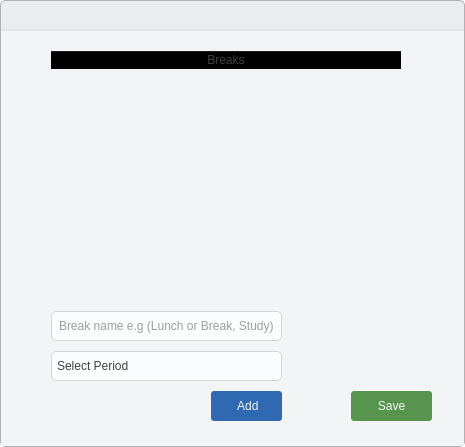
<?xml version="1.0" encoding="UTF-8"?>
<ui version="4.0">
 <class>AddBreak</class>
 <widget class="QDialog" name="AddBreak">
  <property name="geometry">
   <rect>
    <x>0</x>
    <y>0</y>
    <width>465</width>
    <height>447</height>
   </rect>
  </property>
  <property name="windowTitle">
   <string>Dialog</string>
  </property>
  <property name="styleSheet">
   <string notr="true">* {
	background: transparent;
	border: none;
	color: #414141;
}

QComboBox{
	border: 1px solid #D3D4D6;
	border-radius: 5px;
	padding-left: 5px;
	outline: none;
	background: #FBFCFE;
}

QComboBox::drop-down{
	background: transparent;
}

QComboBox::down-arrow{
	image: url(':/icons/icons/drop_down.svg');
	height: 24px;
	width: 24px;
}

QSpinBox{
	border: 1px solid #D3D4D6;
	border-radius: 5px;
	padding-left: 5px;
	background: #FBFCFE;
}

QSpinBox:down-button{
	background: transparent;
}

QSpinBox:up-button{
	background: transparent;
}

QSpinBox:down-arrow{
	image: url(':/icons/icons/drop_down.svg');
	height: 24px;
	width: 24px;
}

QSpinBox:up-arrow{
	image: url(':/icons/icons/drop_up.svg');
	height: 24px;
	width: 24px;
}

QLineEdit{
	border: 1px solid #D3D4D6;
	border-radius: 5px;
	padding-left: 5px;
	background: #FBFCFE;
}

QWidget#main_container {
	background: #EBECEF;
	border-radius: 5px;
	border: 1px solid #B1B1B1;
}

QWidget#container {
	background: #F3F4F6;
}

#close_btn:hover{
	background: #DC2626;
}

#toolbar{
	border-bottom: 2px solid #E3E4E6;
}</string>
  </property>
  <layout class="QVBoxLayout" name="verticalLayout_2">
   <property name="spacing">
    <number>0</number>
   </property>
   <property name="leftMargin">
    <number>0</number>
   </property>
   <property name="topMargin">
    <number>0</number>
   </property>
   <property name="rightMargin">
    <number>0</number>
   </property>
   <property name="bottomMargin">
    <number>0</number>
   </property>
   <item>
    <widget class="QWidget" name="main_container" native="true">
     <layout class="QVBoxLayout" name="verticalLayout">
      <property name="spacing">
       <number>0</number>
      </property>
      <property name="leftMargin">
       <number>1</number>
      </property>
      <property name="topMargin">
       <number>1</number>
      </property>
      <property name="rightMargin">
       <number>1</number>
      </property>
      <property name="bottomMargin">
       <number>1</number>
      </property>
      <item>
       <widget class="QWidget" name="toolbar" native="true">
        <property name="maximumSize">
         <size>
          <width>16777215</width>
          <height>30</height>
         </size>
        </property>
        <widget class="QPushButton" name="close_btn">
         <property name="geometry">
          <rect>
           <x>430</x>
           <y>0</y>
           <width>35</width>
           <height>30</height>
          </rect>
         </property>
         <property name="focusPolicy">
          <enum>Qt::FocusPolicy::NoFocus</enum>
         </property>
         <property name="text">
          <string/>
         </property>
         <property name="icon">
          <iconset theme="QIcon::ThemeIcon::ApplicationExit"/>
         </property>
         <property name="iconSize">
          <size>
           <width>10</width>
           <height>10</height>
          </size>
         </property>
        </widget>
       </widget>
      </item>
      <item>
       <widget class="QWidget" name="container" native="true">
        <layout class="QVBoxLayout" name="verticalLayout_3">
         <property name="spacing">
          <number>0</number>
         </property>
         <property name="leftMargin">
          <number>0</number>
         </property>
         <property name="topMargin">
          <number>0</number>
         </property>
         <property name="rightMargin">
          <number>0</number>
         </property>
         <property name="bottomMargin">
          <number>0</number>
         </property>
         <item>
          <widget class="QFrame" name="frame">
           <property name="frameShape">
            <enum>QFrame::Shape::StyledPanel</enum>
           </property>
           <property name="frameShadow">
            <enum>QFrame::Shadow::Plain</enum>
           </property>
           <widget class="QPushButton" name="break_save">
            <property name="geometry">
             <rect>
              <x>350</x>
              <y>360</y>
              <width>81</width>
              <height>30</height>
             </rect>
            </property>
            <property name="cursor">
             <cursorShape>PointingHandCursor</cursorShape>
            </property>
            <property name="styleSheet">
             <string notr="true">padding: 5px;
background: #57954F;
color: #F3F4F6;
border-radius: 3px;</string>
            </property>
            <property name="text">
             <string>Save</string>
            </property>
           </widget>
           <widget class="QTableWidget" name="breaks_table">
            <property name="geometry">
             <rect>
              <x>50</x>
              <y>20</y>
              <width>381</width>
              <height>251</height>
             </rect>
            </property>
            <attribute name="horizontalHeaderDefaultSectionSize">
             <number>350</number>
            </attribute>
            <column>
             <property name="text">
              <string>Breaks</string>
             </property>
            </column>
           </widget>
           <widget class="QPushButton" name="break_add_btn">
            <property name="geometry">
             <rect>
              <x>210</x>
              <y>360</y>
              <width>71</width>
              <height>30</height>
             </rect>
            </property>
            <property name="cursor">
             <cursorShape>PointingHandCursor</cursorShape>
            </property>
            <property name="focusPolicy">
             <enum>Qt::FocusPolicy::StrongFocus</enum>
            </property>
            <property name="layoutDirection">
             <enum>Qt::LayoutDirection::LeftToRight</enum>
            </property>
            <property name="styleSheet">
             <string notr="true">padding: 5px;
background: #2F69B2;
color: #F3F4F6;
border-radius: 3px;</string>
            </property>
            <property name="text">
             <string> Add</string>
            </property>
            <property name="icon">
             <iconset resource="../assets/icons.qrc">
              <normaloff>:/icons/icons/plus.svg</normaloff>:/icons/icons/plus.svg</iconset>
            </property>
            <property name="iconSize">
             <size>
              <width>12</width>
              <height>12</height>
             </size>
            </property>
           </widget>
           <widget class="QComboBox" name="break_slot_select">
            <property name="geometry">
             <rect>
              <x>50</x>
              <y>320</y>
              <width>231</width>
              <height>30</height>
             </rect>
            </property>
            <property name="minimumSize">
             <size>
              <width>0</width>
              <height>30</height>
             </size>
            </property>
            <property name="placeholderText">
             <string>Select Period</string>
            </property>
           </widget>
           <widget class="QLineEdit" name="break_name">
            <property name="geometry">
             <rect>
              <x>50</x>
              <y>280</y>
              <width>231</width>
              <height>30</height>
             </rect>
            </property>
            <property name="minimumSize">
             <size>
              <width>0</width>
              <height>30</height>
             </size>
            </property>
            <property name="placeholderText">
             <string>Break name e.g (Lunch or Break, Study)</string>
            </property>
           </widget>
          </widget>
         </item>
        </layout>
       </widget>
      </item>
     </layout>
    </widget>
   </item>
  </layout>
 </widget>
 <resources>
  <include location="../assets/icons.qrc"/>
 </resources>
 <connections/>
</ui>
